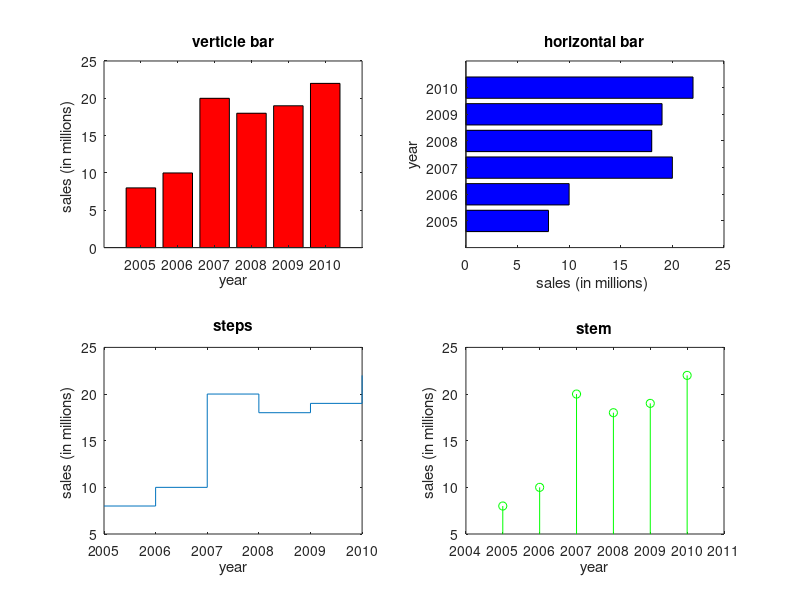

Recreate this plot in MATLAB.
x=[2005 2006 2007 2008 2009 2010] ;
y=[8 10 20 18 19 22] ;
subplot(221)
bar (x, y,'r')
title ('verticle bar' )
xlabel ('year' )
ylabel ( 'sales (in millions) ')
subplot(222)
barh (x, y,'b')
xlabel ( 'sales (in millions) ' )
ylabel ('year' )
title ('horizontal bar' )
subplot(223)
stairs (x, y)
axis ( [2005, 2010, 5, 25] )
xlabel ('year' )
ylabel ( 'sales (in millions) ')
title ('steps' )
subplot(224)
stem (x, y,'g')
axis ( [2005, 2011, 5, 25])
axis ( [2004, 2011, 5, 25])
ylabel ( 'sales (in millions) ')
xlabel ( 'year' )
title ('stem' )